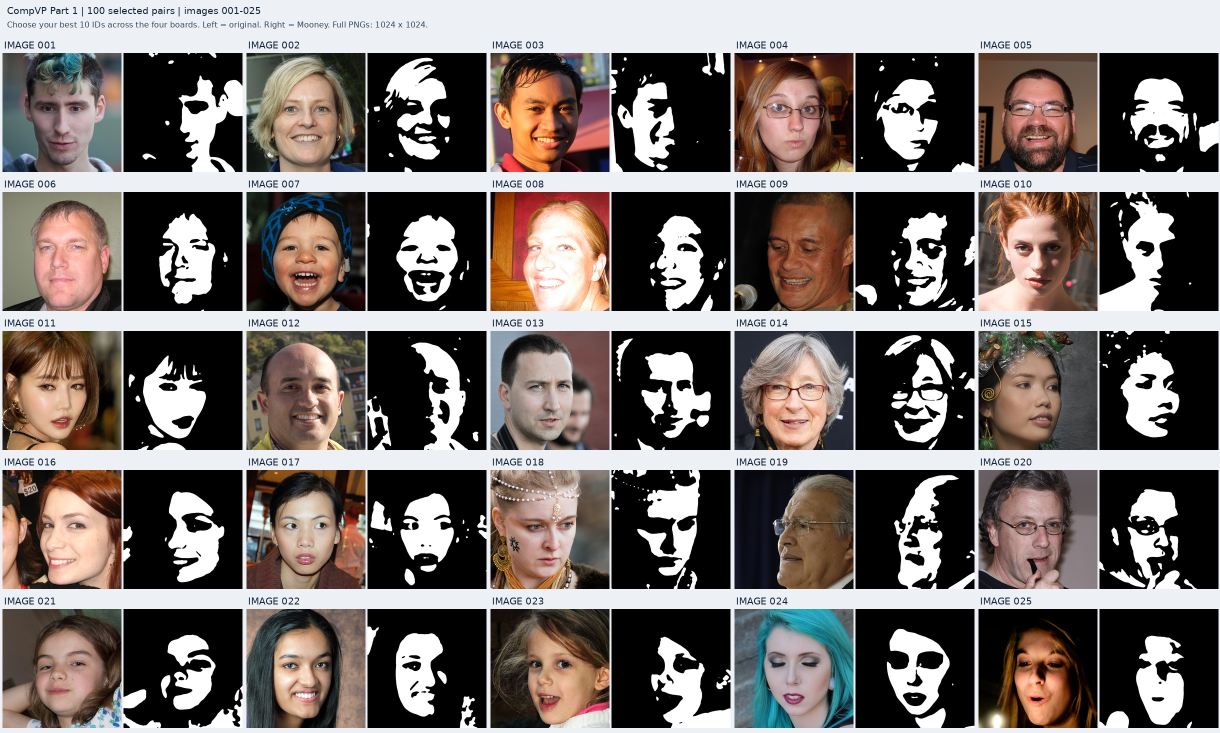
#> input picture v2/review/pairs_001_025.jpg, 2440 x 1466 px (shown at 1/2 size)
$ python mooney_tool.py ../review/pairs_001_025.jpg out.png
#> lines starting #> are read from the running program, lines starting #| are printed output that depends on the picture; after the words box and inside, x2 and y2 are one past the last pixel; in counts of white or black regions, pixels touching at a corner belong together
"""Native-resolution Mooney generator. CLI supports one image or any batch size.

Examples:
  python mooney_tool.py Original/ Mooney/ --white 28 --sigma 8 --log params.csv
  python mooney_tool.py Original/ Mooney/ --params settings.csv --log actual.csv

settings.csv columns: file, white_pct, sigma. Kernel spans +/-3 sigma.
Images are never resized. White percentage is controlled independently of blur.
"""
import argparse
import csv
import math
from pathlib import Path
import cv2
import numpy as np

EXTENSIONS = {'.png', '.jpg', '.jpeg', '.tif', '.tiff', '.bmp', '.webp'}


def make_mooney(image, white_pct=28., sigma=8.):
    """Gaussian blur, global brightness threshold, deterministic boundary ties.

    A fractional percentage implies floor(N*p/100) white pixels. If identical
    intensities straddle the threshold, ties are ordered by a broader blur and
    then image coordinates. The log reports how many tied pixels were filled.
    """
#> called with white_pct = 28, sigma = 8
    if not np.isfinite(white_pct) or not 0 < white_pct < 100:
        raise ValueError('white percentage must be finite and between 0 and 100')
    if not np.isfinite(sigma) or not 0 <= sigma <= 200:
        raise ValueError('sigma must be finite and between 0 and 200 pixels')
    if image is None or image.size == 0:
        raise ValueError('image is empty or unreadable')
    gray = image if image.ndim == 2 else cv2.cvtColor(image, cv2.COLOR_BGR2GRAY)
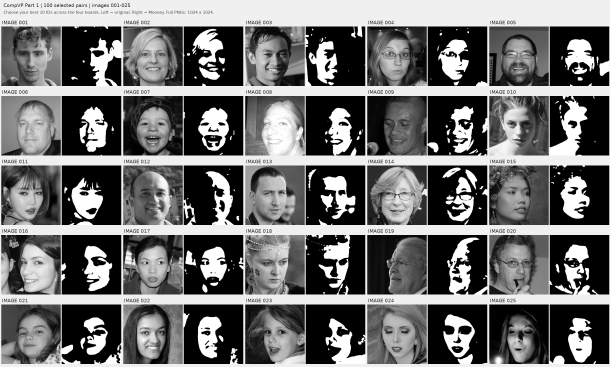
#> gray: shape (1466, 2440) (shown at 1/4 size); min 0, max 255, mean 111.1
#> image is the input picture: shape (1466, 2440, 3); mean B, G, R 105.4, 108.9, 117.3
    gray = gray.astype(np.float32)
    k = 2 * math.ceil(3 * sigma) + 1
    blurred = cv2.GaussianBlur(gray, (k, k), sigma) if sigma else gray
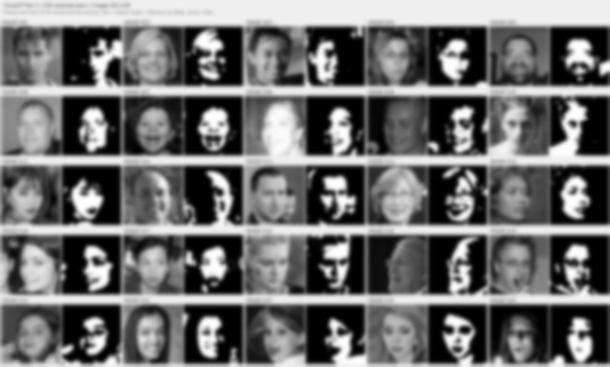
#> blurred: shape (1466, 2440) float32 (shown at 1/4 size); min 0, max 255, mean 111
    target = int(np.floor(gray.size * white_pct / 100 + 1e-6))
    if not 0 < target < gray.size:
        raise ValueError('image is too small for the requested percentage')
    threshold = float(np.partition(blurred.ravel(), -target)[-target])
#> threshold = 170.4
    mask = blurred > threshold
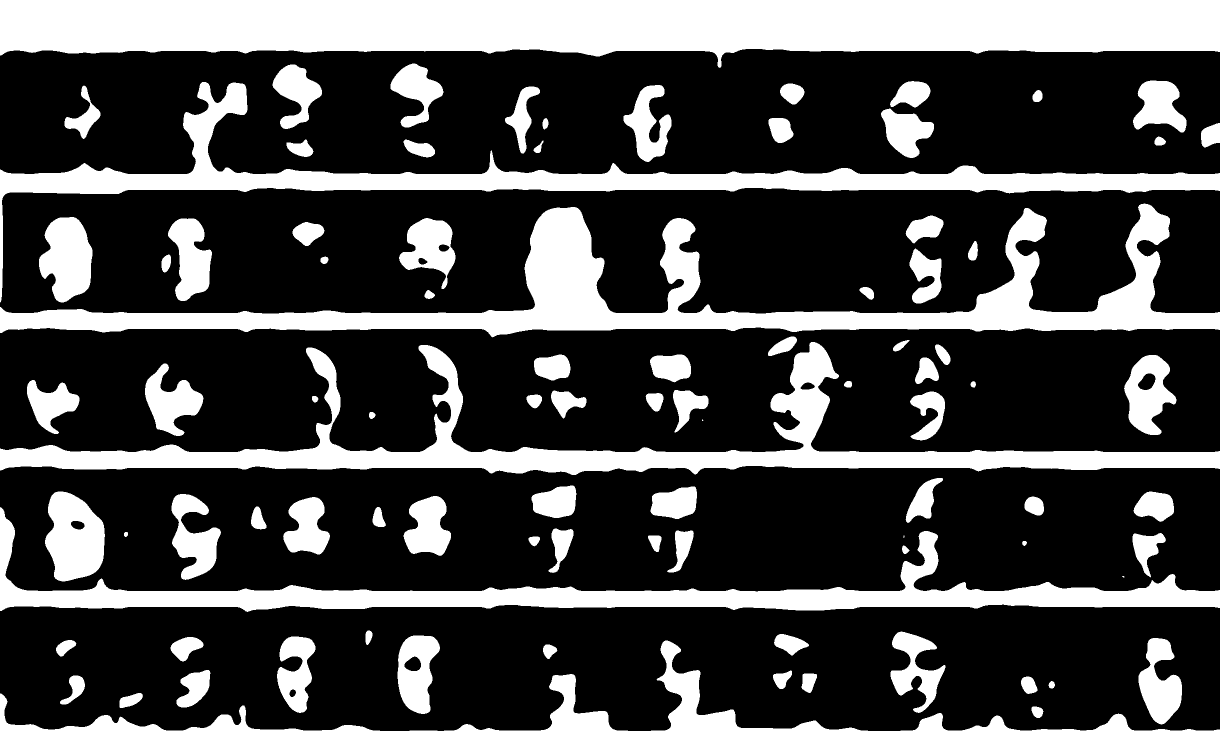
#> mask: shape (1466, 2440) bool (shown at 1/2 size); 28% white; 91 white regions (3 under 20 px), largest, box (x1, y1, x2, y2) and area: (0, 0, 2440, 136) 250886, (0, 407, 2440, 675) 147206, (0, 684, 2440, 950) 114744
    deficit = target - int(mask.sum())
#> deficit = 44
    ties = np.flatnonzero(blurred.ravel() == threshold)
#> ties = 183 values from 3565600 to 3566640
    if deficit:
        broad = cv2.GaussianBlur(gray, (2 * k + 1, 2 * k + 1), max(1., 2 * sigma))
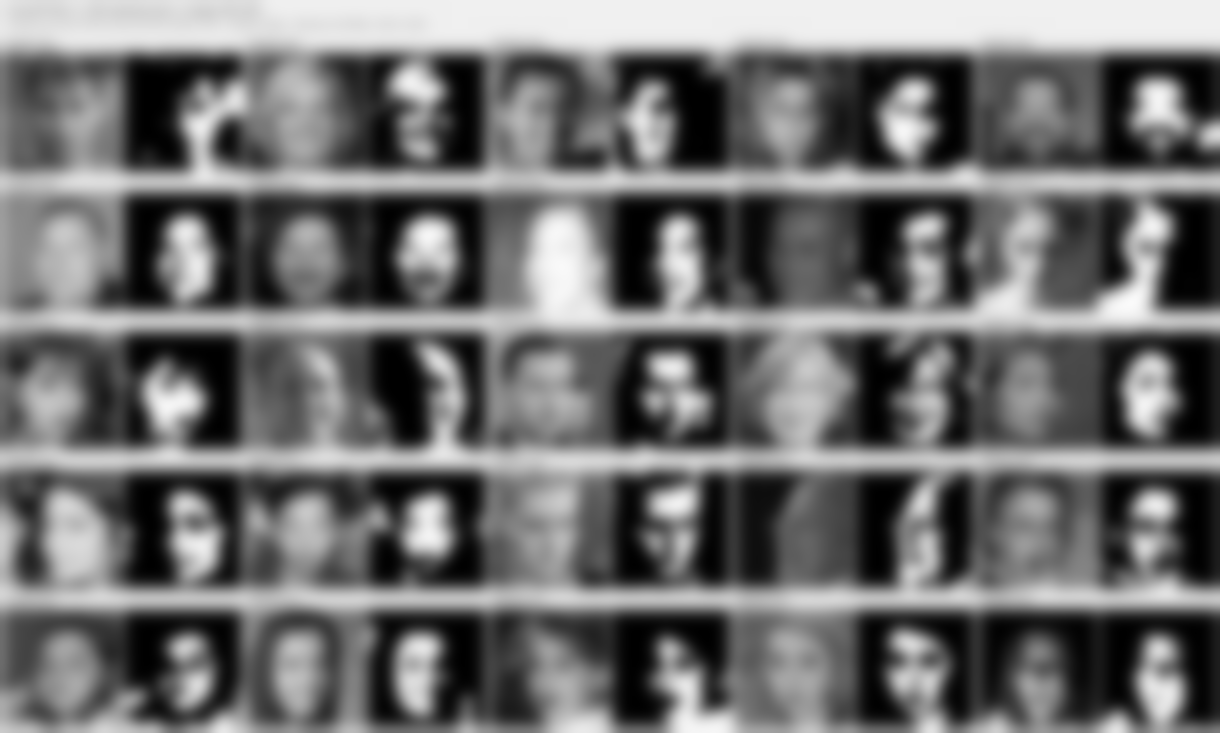
#> broad: shape (1466, 2440) float32 (shown at 1/2 size); min 0, max 250.5, mean 111
        order = np.argsort(-broad.ravel()[ties], kind='stable')
#> order = 183 values, max 182 at index 16, min 0 at index 0, mean 91
        mask.ravel()[ties[order[:deficit]]] = True
    result = mask.astype(np.uint8) * 255
    return result, {'width': gray.shape[1], 'height': gray.shape[0],
        'sigma': float(sigma), 'ksize': k, 'white_pct_target': float(white_pct),
        'white_pct_actual': float(mask.mean() * 100), 'threshold': threshold,
        'boundary_tied_pixels': len(ties), 'boundary_filled_pixels': deficit}


def main(argv=None):
    ap = argparse.ArgumentParser(description=__doc__, formatter_class=argparse.RawDescriptionHelpFormatter)
    ap.add_argument('input', type=Path)
    ap.add_argument('output', type=Path)
    ap.add_argument('--white', type=float, default=28., help='white pixels in percent')
    ap.add_argument('--sigma', type=float, default=8., help='Gaussian blur sigma in native pixels; 0 disables blur')
    ap.add_argument('--params', type=Path, help='per-image CSV overrides: file,white_pct,sigma')
    ap.add_argument('--log', type=Path, help='CSV containing actual parameters')
    args = ap.parse_args(argv)
    if not args.input.exists(): ap.error('input does not exist')
    files = [args.input] if args.input.is_file() else sorted(p for p in args.input.iterdir() if p.suffix.lower() in EXTENSIONS)
    if not files: ap.error('no supported images')
    if len({p.stem for p in files}) != len(files): ap.error('input stems must be unique')
    if args.input.resolve() == args.output.resolve(): ap.error('input and output must be different')
    settings = {}
    if args.params:
        with args.params.open(newline='') as fh:
            for row in csv.DictReader(fh):
                if row['file'] in settings: ap.error('duplicate file in parameters CSV')
                settings[row['file']] = row
        if set(settings) != {p.name for p in files}: ap.error('parameters CSV must cover exactly the input files')
    args.output.mkdir(parents=True, exist_ok=True)
    rows = []
    for i, path in enumerate(files, 1):
        row = settings.get(path.name, {})
        try:
            result, info = make_mooney(cv2.imread(str(path), cv2.IMREAD_COLOR),
                float(row.get('white_pct', args.white)), float(row.get('sigma', args.sigma)))
#> info = 9 items
        except ValueError as error: ap.error(f'{path.name}: {error}')
        target = args.output / (path.stem + '.png')
        if not cv2.imwrite(str(target), result): raise OSError(f'could not write {target}')
        rows.append({'file': path.name, **info})
        print(f'[{i:03d}/{len(files)}] {path.name}: {info["width"]}x{info["height"]} sigma={info["sigma"]:g} k={info["ksize"]} white={info["white_pct_actual"]:.3f}%', flush=True)
#| [001/1] pairs_001_025.jpg: 2440x1466 sigma=8 k=49 white=28.000%
    if args.log:
        args.log.parent.mkdir(parents=True, exist_ok=True)
        with args.log.open('w', newline='') as fh:
            writer = csv.DictWriter(fh, fieldnames=rows[0]); writer.writeheader(); writer.writerows(rows)
    print(f'Done: {len(rows)} images; native dimensions preserved.')
#| Done: 1 images; native dimensions preserved.


if __name__ == '__main__':
    main()

$ run again, on v2/review/pairs_051_075.jpg
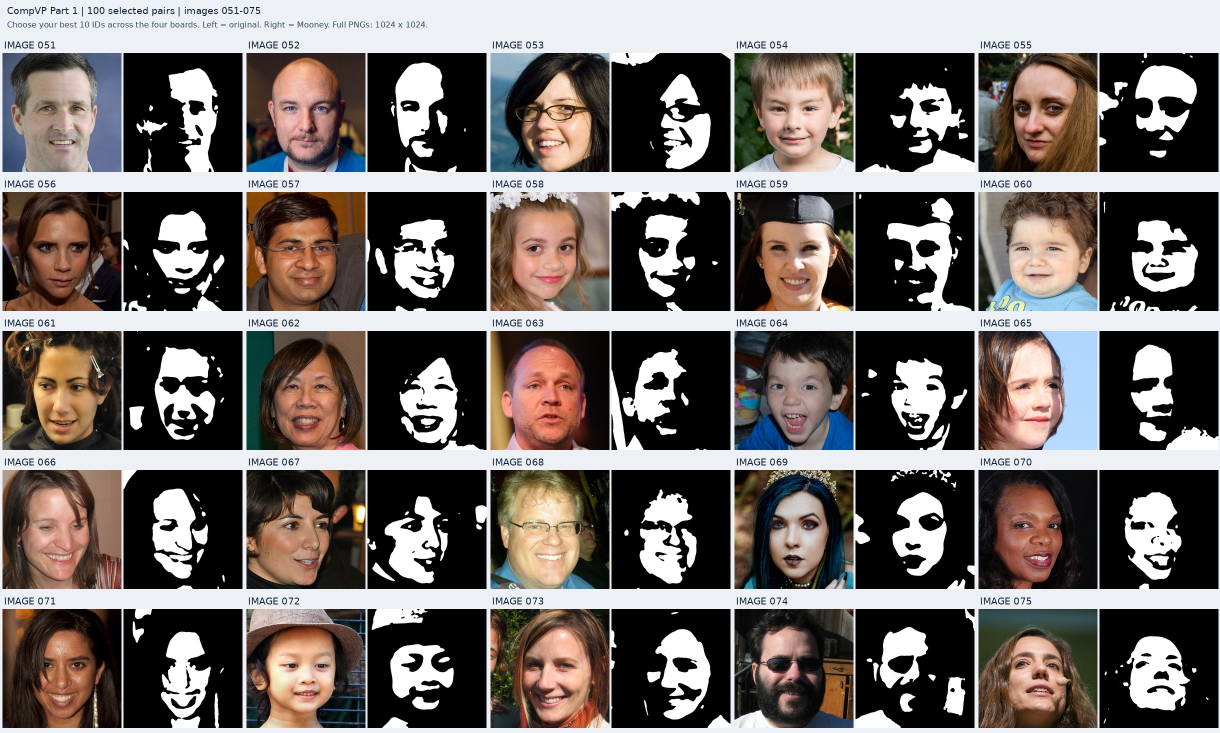
#> input picture v2/review/pairs_051_075.jpg, 2440 x 1466 px (shown at 1/2 size)
#> in make_mooney, image is the input picture: shape (1466, 2440, 3); mean B, G, R 102.1, 105.5, 113
#> threshold = 170
#> in make_mooney, `mask = blurred > threshold`:
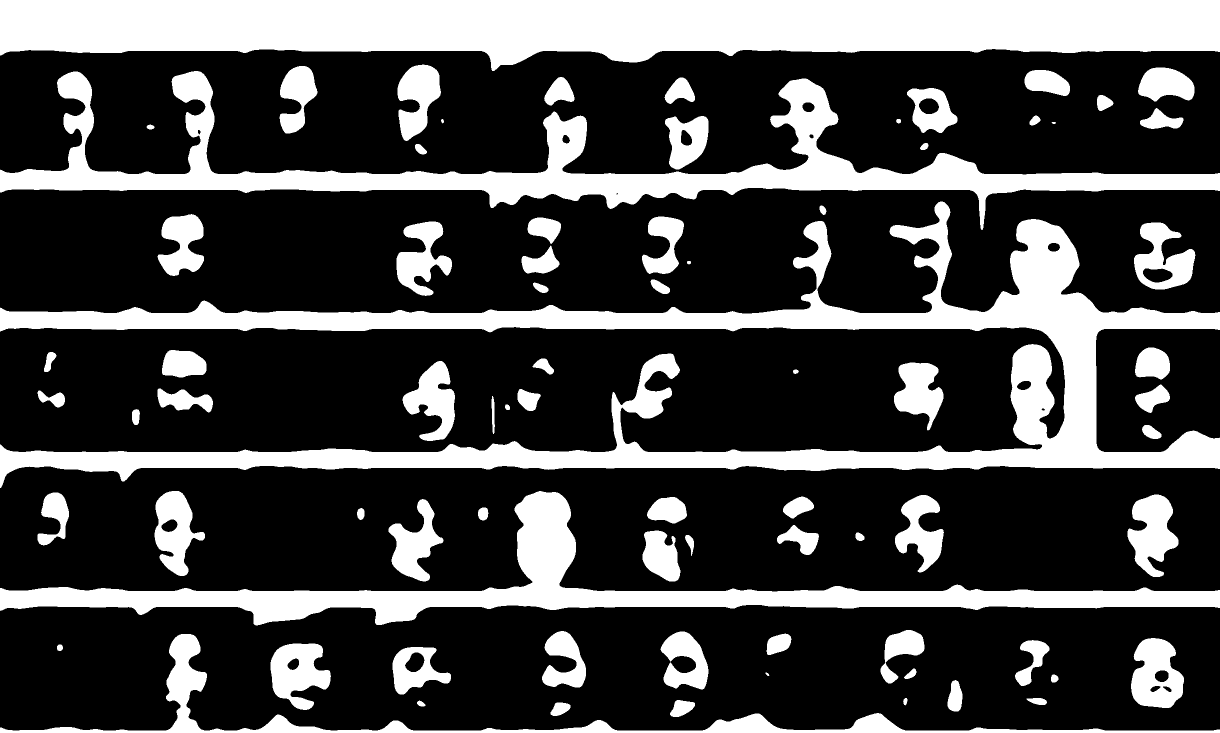
#> mask: shape (1466, 2440) bool (shown at 1/2 size); 28% white; 78 white regions, largest, box (x1, y1, x2, y2) and area: (0, 0, 2440, 142) 254404, (0, 403, 2440, 976) 252964, (0, 142, 2440, 460) 135802
#> deficit = 1
#> ties = [2426970]
#> in make_mooney, `broad = cv2.GaussianBlur(gray, (2 * k + 1, 2 * k + 1), max(1., 2 * sig..`:
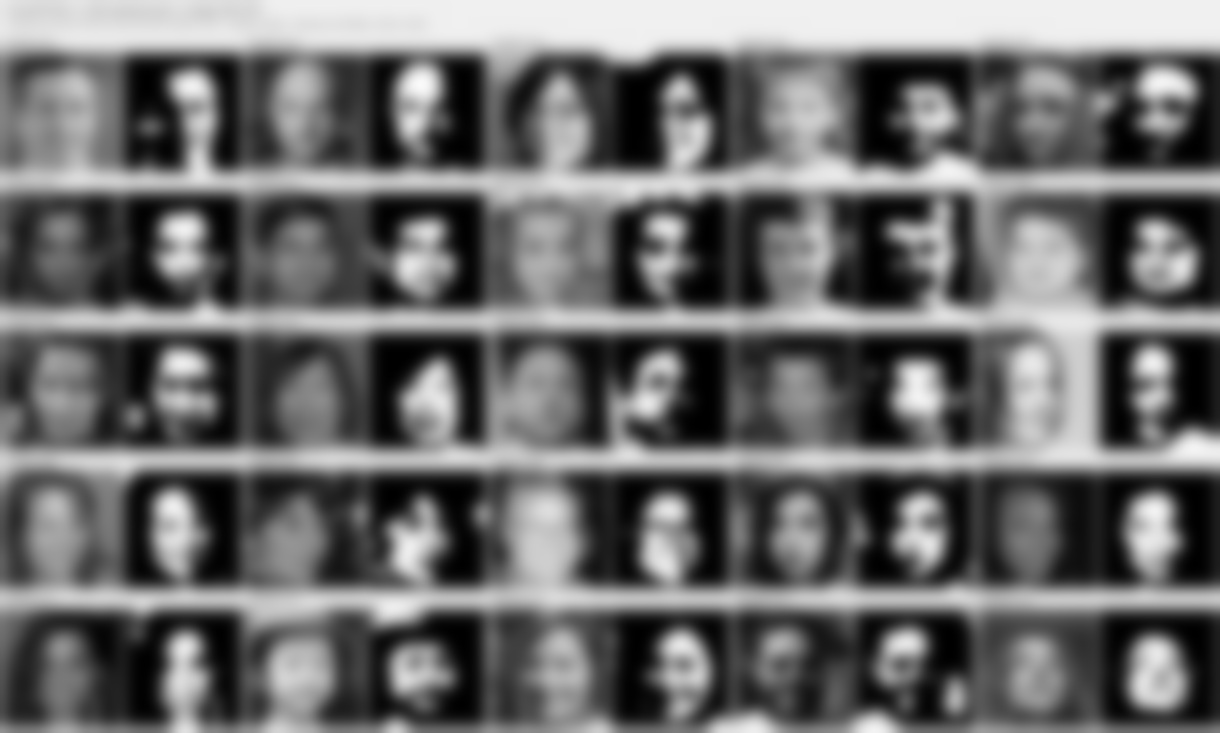
#> broad: shape (1466, 2440) float32 (shown at 1/2 size); min 0.00208, max 250.1, mean 107.3
#> order = [0]
#> info = 9 items
#| [001/1] pairs_051_075.jpg: 2440x1466 sigma=8 k=49 white=28.000%
#| Done: 1 images; native dimensions preserved.
